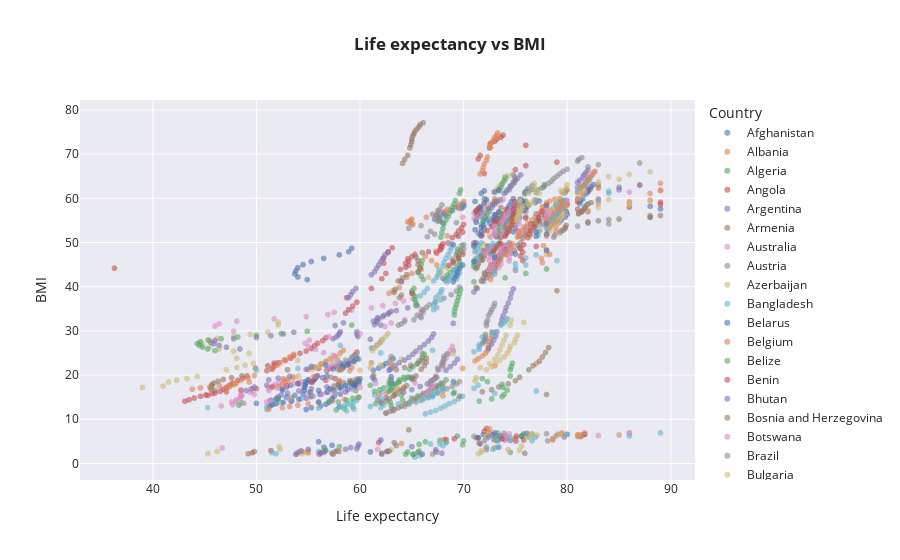

Notebook cell for this chart:
### Markdown cell above
> Оскільки коефіцієнт кореліцяї між тривалістю життя та BMI (body mass index) рівний 0.6, можна стверджувати що спосіб життя та звички в їжі позитивно корелюють з тривалістю життя. Рівень споживання алкоголю також позитивно корелює з тривалістю життя (0,39).
Тривалість життя негативно корелює з відсотком дітей з пониженою вагою.

### Code cell
px.scatter(df,y=' BMI ',x='Life expectancy ',template='seaborn',color='Country',opacity=0.6,title='<b>Life expectancy vs BMI')
